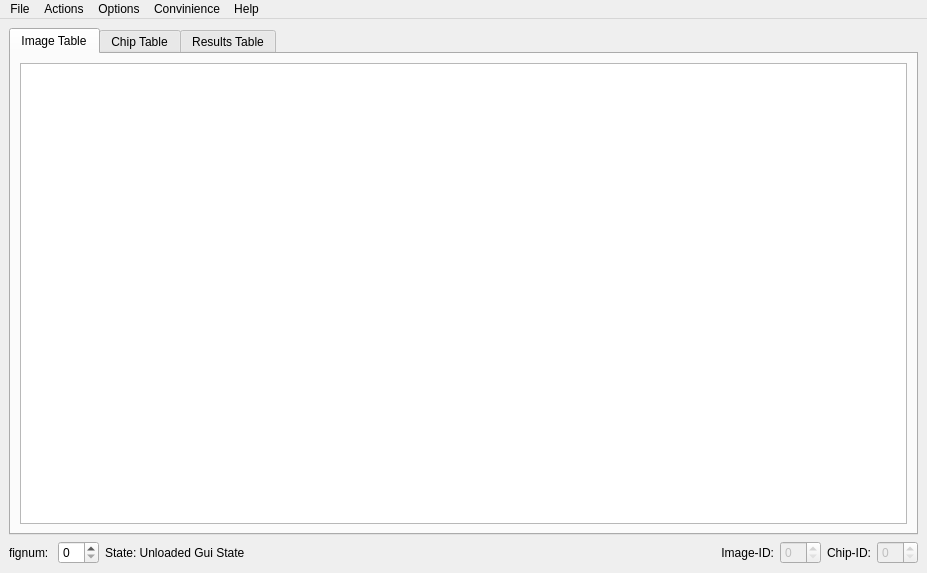
<?xml version="1.0" encoding="UTF-8"?>
<ui version="4.0">
 <class>mainSkel</class>
 <widget class="QMainWindow" name="mainSkel">
  <property name="geometry">
   <rect>
    <x>0</x>
    <y>0</y>
    <width>927</width>
    <height>573</height>
   </rect>
  </property>
  <property name="windowTitle">
   <string>HotSpotter</string>
  </property>
  <widget class="QWidget" name="centralwidget">
   <layout class="QGridLayout" name="gridLayout_2">
    <item row="1" column="1">
     <layout class="QHBoxLayout" name="root_hlayout">
      <item>
       <widget class="QTabWidget" name="tablesTabWidget">
        <property name="sizePolicy">
         <sizepolicy hsizetype="Expanding" vsizetype="Expanding">
          <horstretch>0</horstretch>
          <verstretch>0</verstretch>
         </sizepolicy>
        </property>
        <property name="currentIndex">
         <number>0</number>
        </property>
        <widget class="QWidget" name="image_view">
         <property name="minimumSize">
          <size>
           <width>445</width>
           <height>0</height>
          </size>
         </property>
         <attribute name="title">
          <string>Image Table</string>
         </attribute>
         <layout class="QGridLayout" name="gridLayout_3">
          <item row="0" column="0">
           <layout class="QVBoxLayout" name="verticalLayout">
            <item>
             <widget class="QTableWidget" name="image_TBL">
              <property name="sortingEnabled">
               <bool>true</bool>
              </property>
             </widget>
            </item>
           </layout>
          </item>
         </layout>
        </widget>
        <widget class="QWidget" name="chip_view">
         <attribute name="title">
          <string>Chip Table</string>
         </attribute>
         <layout class="QGridLayout" name="gridLayout_4">
          <item row="0" column="0">
           <layout class="QVBoxLayout" name="verticalLayout_3">
            <item>
             <widget class="QTableWidget" name="chip_TBL">
              <property name="sortingEnabled">
               <bool>true</bool>
              </property>
             </widget>
            </item>
           </layout>
          </item>
         </layout>
        </widget>
        <widget class="QWidget" name="result_view">
         <attribute name="title">
          <string>Results Table</string>
         </attribute>
         <layout class="QVBoxLayout" name="verticalLayout_5">
          <item>
           <layout class="QVBoxLayout" name="verticalLayout_4">
            <item>
             <widget class="QTableWidget" name="res_TBL">
              <property name="sortingEnabled">
               <bool>true</bool>
              </property>
             </widget>
            </item>
           </layout>
          </item>
         </layout>
        </widget>
       </widget>
      </item>
     </layout>
    </item>
    <item row="2" column="1">
     <layout class="QHBoxLayout" name="status_HLayout">
      <item>
       <widget class="QLabel" name="label_2">
        <property name="text">
         <string>fignum: </string>
        </property>
       </widget>
      </item>
      <item>
       <widget class="QSpinBox" name="fignumSPIN"/>
      </item>
      <item>
       <widget class="QLabel" name="state_LBL">
        <property name="text">
         <string>State: Unloaded Gui State</string>
        </property>
       </widget>
      </item>
      <item>
       <spacer name="horizontalSpacer_2">
        <property name="orientation">
         <enum>Qt::Horizontal</enum>
        </property>
        <property name="sizeHint" stdset="0">
         <size>
          <width>40</width>
          <height>20</height>
         </size>
        </property>
       </spacer>
      </item>
      <item>
       <spacer name="horizontalSpacer">
        <property name="orientation">
         <enum>Qt::Horizontal</enum>
        </property>
        <property name="sizeHint" stdset="0">
         <size>
          <width>40</width>
          <height>20</height>
         </size>
        </property>
       </spacer>
      </item>
      <item>
       <widget class="QLabel" name="label_3">
        <property name="text">
         <string>Image-ID:</string>
        </property>
        <property name="alignment">
         <set>Qt::AlignRight|Qt::AlignTrailing|Qt::AlignVCenter</set>
        </property>
       </widget>
      </item>
      <item>
       <widget class="QSpinBox" name="sel_cid_SPIN">
        <property name="enabled">
         <bool>false</bool>
        </property>
       </widget>
      </item>
      <item>
       <widget class="QLabel" name="label">
        <property name="layoutDirection">
         <enum>Qt::LeftToRight</enum>
        </property>
        <property name="text">
         <string>Chip-ID:</string>
        </property>
        <property name="alignment">
         <set>Qt::AlignRight|Qt::AlignTrailing|Qt::AlignVCenter</set>
        </property>
       </widget>
      </item>
      <item>
       <widget class="QSpinBox" name="sel_gid_SPIN">
        <property name="enabled">
         <bool>false</bool>
        </property>
       </widget>
      </item>
     </layout>
    </item>
   </layout>
  </widget>
  <widget class="QMenuBar" name="menubar">
   <property name="geometry">
    <rect>
     <x>0</x>
     <y>0</y>
     <width>927</width>
     <height>21</height>
    </rect>
   </property>
   <widget class="QMenu" name="menuFile">
    <property name="title">
     <string>File</string>
    </property>
    <addaction name="actionOpen_Database"/>
    <addaction name="actionSave_Database"/>
    <addaction name="actionImport_Images"/>
    <addaction name="actionQuit"/>
   </widget>
   <widget class="QMenu" name="menuView">
    <property name="title">
     <string>Convinience</string>
    </property>
    <addaction name="actionConvertImage2Chip"/>
    <addaction name="actionBatch_Change_Name"/>
    <addaction name="separator"/>
    <addaction name="actionOpen_Data_Directory"/>
    <addaction name="actionOpen_Source_Directory"/>
    <addaction name="actionOpen_Internal_Directory"/>
   </widget>
   <widget class="QMenu" name="menuOptions">
    <property name="title">
     <string>Options</string>
    </property>
    <addaction name="actionTogEll"/>
    <addaction name="actionTogPts"/>
    <addaction name="separator"/>
    <addaction name="actionTogPlt"/>
    <addaction name="separator"/>
    <addaction name="actionPreferences"/>
   </widget>
   <widget class="QMenu" name="menuHelp">
    <property name="title">
     <string>Help</string>
    </property>
    <addaction name="actionHelpWorkflow"/>
    <addaction name="separator"/>
    <addaction name="actionHelpCMD"/>
    <addaction name="actionHelpGUI"/>
    <addaction name="actionHelpTroubles"/>
    <addaction name="separator"/>
    <addaction name="actionWriteLogs"/>
   </widget>
   <widget class="QMenu" name="menuActions">
    <property name="title">
     <string>Actions</string>
    </property>
    <addaction name="actionQuery"/>
    <addaction name="separator"/>
    <addaction name="actionAdd_ROI"/>
    <addaction name="actionReselect_ROI"/>
    <addaction name="actionRemove_Chip"/>
    <addaction name="separator"/>
    <addaction name="actionNext"/>
   </widget>
   <addaction name="menuFile"/>
   <addaction name="menuActions"/>
   <addaction name="menuOptions"/>
   <addaction name="menuView"/>
   <addaction name="menuHelp"/>
  </widget>
  <action name="actionOpen_Database">
   <property name="text">
    <string>Open Database</string>
   </property>
   <property name="shortcut">
    <string>Ctrl+O</string>
   </property>
  </action>
  <action name="actionSave_Database">
   <property name="text">
    <string>Save Database</string>
   </property>
   <property name="shortcut">
    <string>Ctrl+S</string>
   </property>
  </action>
  <action name="actionImport_Images">
   <property name="text">
    <string>Import Images</string>
   </property>
   <property name="shortcut">
    <string>Ctrl+I</string>
   </property>
  </action>
  <action name="actionOpen_Data_Directory">
   <property name="text">
    <string>View Data Directory</string>
   </property>
  </action>
  <action name="actionOpen_Source_Directory">
   <property name="text">
    <string>View Source Directory</string>
   </property>
  </action>
  <action name="actionTogEll">
   <property name="text">
    <string>Toggle Ellipses</string>
   </property>
   <property name="shortcut">
    <string>E</string>
   </property>
  </action>
  <action name="actionUndockDisplay">
   <property name="text">
    <string>Undock Display</string>
   </property>
  </action>
  <action name="actionTogPlt">
   <property name="text">
    <string>Toggle PlotWidget</string>
   </property>
  </action>
  <action name="actionHelpCMD">
   <property name="text">
    <string>Command Line Help</string>
   </property>
  </action>
  <action name="actionHelpGUI">
   <property name="text">
    <string>GUI Help</string>
   </property>
  </action>
  <action name="actionHelpTroubles">
   <property name="text">
    <string>Troubleshooting</string>
   </property>
  </action>
  <action name="actionHelpWorkflow">
   <property name="text">
    <string>Workflow Help</string>
   </property>
  </action>
  <action name="actionTogPts">
   <property name="text">
    <string>Toggle Points</string>
   </property>
   <property name="shortcut">
    <string>P</string>
   </property>
  </action>
  <action name="actionAdd_ROI">
   <property name="text">
    <string>Add ROI</string>
   </property>
   <property name="shortcut">
    <string>A</string>
   </property>
  </action>
  <action name="actionReselect_ROI">
   <property name="text">
    <string>Reselect ROI</string>
   </property>
   <property name="shortcut">
    <string>R</string>
   </property>
  </action>
  <action name="actionNext">
   <property name="text">
    <string>Select Next</string>
   </property>
   <property name="toolTip">
    <string>Selects the next unidentified CID or Untagged GID</string>
   </property>
   <property name="shortcut">
    <string>N</string>
   </property>
  </action>
  <action name="actionRemove_Chip">
   <property name="text">
    <string>Remove Chip</string>
   </property>
   <property name="shortcut">
    <string>Ctrl+Del</string>
   </property>
  </action>
  <action name="actionQuery">
   <property name="text">
    <string>Query</string>
   </property>
   <property name="shortcut">
    <string>Q</string>
   </property>
  </action>
  <action name="actionPrev">
   <property name="text">
    <string>Prev</string>
   </property>
  </action>
  <action name="actionWriteLogs">
   <property name="text">
    <string>Write Logs</string>
   </property>
  </action>
  <action name="actionOpen_Internal_Directory">
   <property name="text">
    <string>View Internal Directory</string>
   </property>
  </action>
  <action name="actionPreferences">
   <property name="text">
    <string>Edit Preferences</string>
   </property>
   <property name="shortcut">
    <string>Ctrl+P</string>
   </property>
  </action>
  <action name="actionQuit">
   <property name="text">
    <string>Quit</string>
   </property>
  </action>
  <action name="actionConvertImage2Chip">
   <property name="text">
    <string>Convert All Images to Chips</string>
   </property>
  </action>
  <action name="actionBatch_Change_Name">
   <property name="text">
    <string>Batch Change Name</string>
   </property>
  </action>
 </widget>
 <resources/>
 <connections/>
</ui>
